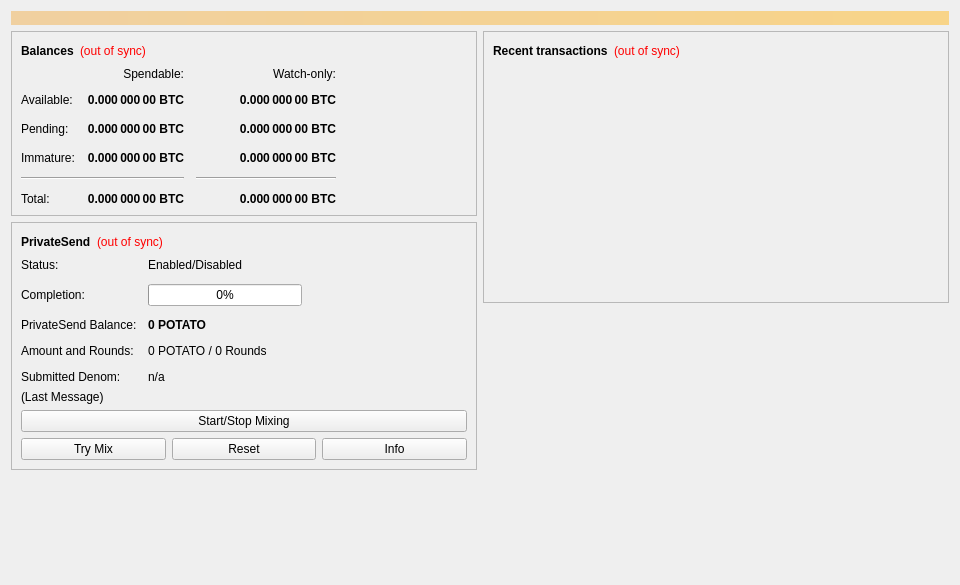
<?xml version="1.0" encoding="UTF-8"?>
<ui version="4.0">
 <class>OverviewPage</class>
 <widget class="QWidget" name="OverviewPage">
  <property name="geometry">
   <rect>
    <x>0</x>
    <y>0</y>
    <width>960</width>
    <height>585</height>
   </rect>
  </property>
  <property name="minimumSize">
   <size>
    <width>960</width>
    <height>0</height>
   </size>
  </property>
  <property name="windowTitle">
   <string>Form</string>
  </property>
  <layout class="QVBoxLayout" name="topLayout">
   <item>
    <widget class="QLabel" name="labelAlerts">
     <property name="visible">
      <bool>false</bool>
     </property>
     <property name="styleSheet">
      <string notr="true">background-color: qlineargradient(x1: 0, y1: 0, x2: 1, y2: 0, stop:0 #F0D0A0, stop:1 #F8D488); color:#000000;</string>
     </property>
     <property name="wordWrap">
      <bool>true</bool>
     </property>
     <property name="margin">
      <number>3</number>
     </property>
    </widget>
   </item>
   <item>
    <layout class="QHBoxLayout" name="horizontalLayout" stretch="1,1">
     <item>
      <layout class="QVBoxLayout" name="verticalLayout_2">
       <item>
        <widget class="QFrame" name="frame">
         <property name="frameShape">
          <enum>QFrame::StyledPanel</enum>
         </property>
         <property name="frameShadow">
          <enum>QFrame::Raised</enum>
         </property>
         <layout class="QVBoxLayout" name="verticalLayout_4">
          <item>
           <layout class="QHBoxLayout" name="horizontalLayout_4">
            <item>
             <widget class="QLabel" name="label_5">
              <property name="font">
               <font>
                <weight>75</weight>
                <bold>true</bold>
               </font>
              </property>
              <property name="text">
               <string>Balances</string>
              </property>
             </widget>
            </item>
            <item>
             <widget class="QLabel" name="labelWalletStatus">
              <property name="toolTip">
               <string>The displayed information may be out of date. Your wallet automatically synchronizes with the Potato network after a connection is established, but this process has not completed yet.</string>
              </property>
              <property name="styleSheet">
               <string notr="true">QLabel { color: red; }</string>
              </property>
              <property name="text">
               <string notr="true">(out of sync)</string>
              </property>
              <property name="alignment">
               <set>Qt::AlignLeading|Qt::AlignLeft|Qt::AlignVCenter</set>
              </property>
             </widget>
            </item>
            <item>
             <spacer name="horizontalSpacer_3">
              <property name="orientation">
               <enum>Qt::Horizontal</enum>
              </property>
              <property name="sizeHint" stdset="0">
               <size>
                <width>40</width>
                <height>20</height>
               </size>
              </property>
             </spacer>
            </item>
           </layout>
          </item>
          <item>
           <layout class="QGridLayout" name="gridLayout">
            <property name="spacing">
             <number>12</number>
            </property>
            <item row="2" column="2">
             <widget class="QLabel" name="labelWatchPending">
              <property name="font">
               <font>
                <weight>75</weight>
                <bold>true</bold>
               </font>
              </property>
              <property name="cursor">
               <cursorShape>IBeamCursor</cursorShape>
              </property>
              <property name="toolTip">
               <string>Unconfirmed transactions to watch-only addresses</string>
              </property>
              <property name="text">
               <string notr="true">0.000 000 00 BTC</string>
              </property>
              <property name="alignment">
               <set>Qt::AlignRight|Qt::AlignTrailing|Qt::AlignVCenter</set>
              </property>
              <property name="textInteractionFlags">
               <set>Qt::LinksAccessibleByMouse|Qt::TextSelectableByKeyboard|Qt::TextSelectableByMouse</set>
              </property>
             </widget>
            </item>
            <item row="2" column="1">
             <widget class="QLabel" name="labelUnconfirmed">
              <property name="font">
               <font>
                <weight>75</weight>
                <bold>true</bold>
               </font>
              </property>
              <property name="cursor">
               <cursorShape>IBeamCursor</cursorShape>
              </property>
              <property name="toolTip">
               <string>Total of transactions that have yet to be confirmed, and do not yet count toward the spendable balance</string>
              </property>
              <property name="text">
               <string notr="true">0.000 000 00 BTC</string>
              </property>
              <property name="alignment">
               <set>Qt::AlignRight|Qt::AlignTrailing|Qt::AlignVCenter</set>
              </property>
              <property name="textInteractionFlags">
               <set>Qt::LinksAccessibleByMouse|Qt::TextSelectableByKeyboard|Qt::TextSelectableByMouse</set>
              </property>
             </widget>
            </item>
            <item row="3" column="2">
             <widget class="QLabel" name="labelWatchImmature">
              <property name="font">
               <font>
                <weight>75</weight>
                <bold>true</bold>
               </font>
              </property>
              <property name="cursor">
               <cursorShape>IBeamCursor</cursorShape>
              </property>
              <property name="toolTip">
               <string>Mined balance in watch-only addresses that has not yet matured</string>
              </property>
              <property name="text">
               <string notr="true">0.000 000 00 BTC</string>
              </property>
              <property name="alignment">
               <set>Qt::AlignRight|Qt::AlignTrailing|Qt::AlignVCenter</set>
              </property>
              <property name="textInteractionFlags">
               <set>Qt::LinksAccessibleByMouse|Qt::TextSelectableByKeyboard|Qt::TextSelectableByMouse</set>
              </property>
             </widget>
            </item>
            <item row="4" column="0" colspan="2">
             <widget class="Line" name="lineSpendableBalance">
              <property name="orientation">
               <enum>Qt::Horizontal</enum>
              </property>
             </widget>
            </item>
            <item row="4" column="2">
             <widget class="Line" name="lineWatchBalance">
              <property name="sizePolicy">
               <sizepolicy hsizetype="Preferred" vsizetype="Fixed">
                <horstretch>0</horstretch>
                <verstretch>0</verstretch>
               </sizepolicy>
              </property>
              <property name="minimumSize">
               <size>
                <width>140</width>
                <height>0</height>
               </size>
              </property>
              <property name="orientation">
               <enum>Qt::Horizontal</enum>
              </property>
             </widget>
            </item>
            <item row="5" column="0">
             <widget class="QLabel" name="labelTotalText">
              <property name="text">
               <string>Total:</string>
              </property>
             </widget>
            </item>
            <item row="3" column="1">
             <widget class="QLabel" name="labelImmature">
              <property name="font">
               <font>
                <weight>75</weight>
                <bold>true</bold>
               </font>
              </property>
              <property name="cursor">
               <cursorShape>IBeamCursor</cursorShape>
              </property>
              <property name="toolTip">
               <string>Mined balance that has not yet matured</string>
              </property>
              <property name="text">
               <string notr="true">0.000 000 00 BTC</string>
              </property>
              <property name="alignment">
               <set>Qt::AlignRight|Qt::AlignTrailing|Qt::AlignVCenter</set>
              </property>
              <property name="textInteractionFlags">
               <set>Qt::LinksAccessibleByMouse|Qt::TextSelectableByKeyboard|Qt::TextSelectableByMouse</set>
              </property>
             </widget>
            </item>
            <item row="2" column="3">
             <spacer name="horizontalSpacer_2">
              <property name="orientation">
               <enum>Qt::Horizontal</enum>
              </property>
              <property name="sizeHint" stdset="0">
               <size>
                <width>40</width>
                <height>20</height>
               </size>
              </property>
             </spacer>
            </item>
            <item row="3" column="0">
             <widget class="QLabel" name="labelImmatureText">
              <property name="text">
               <string>Immature:</string>
              </property>
             </widget>
            </item>
            <item row="5" column="1">
             <widget class="QLabel" name="labelTotal">
              <property name="font">
               <font>
                <weight>75</weight>
                <bold>true</bold>
               </font>
              </property>
              <property name="cursor">
               <cursorShape>IBeamCursor</cursorShape>
              </property>
              <property name="toolTip">
               <string>Your current total balance</string>
              </property>
              <property name="text">
               <string notr="true">0.000 000 00 BTC</string>
              </property>
              <property name="alignment">
               <set>Qt::AlignRight|Qt::AlignTrailing|Qt::AlignVCenter</set>
              </property>
              <property name="textInteractionFlags">
               <set>Qt::LinksAccessibleByMouse|Qt::TextSelectableByKeyboard|Qt::TextSelectableByMouse</set>
              </property>
             </widget>
            </item>
            <item row="5" column="2">
             <widget class="QLabel" name="labelWatchTotal">
              <property name="font">
               <font>
                <weight>75</weight>
                <bold>true</bold>
               </font>
              </property>
              <property name="cursor">
               <cursorShape>IBeamCursor</cursorShape>
              </property>
              <property name="toolTip">
               <string>Current total balance in watch-only addresses</string>
              </property>
              <property name="text">
               <string notr="true">0.000 000 00 BTC</string>
              </property>
              <property name="alignment">
               <set>Qt::AlignRight|Qt::AlignTrailing|Qt::AlignVCenter</set>
              </property>
              <property name="textInteractionFlags">
               <set>Qt::LinksAccessibleByMouse|Qt::TextSelectableByKeyboard|Qt::TextSelectableByMouse</set>
              </property>
             </widget>
            </item>
            <item row="0" column="2">
             <widget class="QLabel" name="labelWatchonly">
              <property name="text">
               <string>Watch-only:</string>
              </property>
              <property name="alignment">
               <set>Qt::AlignRight|Qt::AlignTrailing|Qt::AlignVCenter</set>
              </property>
             </widget>
            </item>
            <item row="1" column="0">
             <widget class="QLabel" name="labelBalanceText">
              <property name="text">
               <string>Available:</string>
              </property>
             </widget>
            </item>
            <item row="1" column="1">
             <widget class="QLabel" name="labelBalance">
              <property name="font">
               <font>
                <weight>75</weight>
                <bold>true</bold>
               </font>
              </property>
              <property name="cursor">
               <cursorShape>IBeamCursor</cursorShape>
              </property>
              <property name="toolTip">
               <string>Your current spendable balance</string>
              </property>
              <property name="text">
               <string notr="true">0.000 000 00 BTC</string>
              </property>
              <property name="alignment">
               <set>Qt::AlignRight|Qt::AlignTrailing|Qt::AlignVCenter</set>
              </property>
              <property name="textInteractionFlags">
               <set>Qt::LinksAccessibleByMouse|Qt::TextSelectableByKeyboard|Qt::TextSelectableByMouse</set>
              </property>
             </widget>
            </item>
            <item row="1" column="2">
             <widget class="QLabel" name="labelWatchAvailable">
              <property name="font">
               <font>
                <weight>75</weight>
                <bold>true</bold>
               </font>
              </property>
              <property name="cursor">
               <cursorShape>IBeamCursor</cursorShape>
              </property>
              <property name="toolTip">
               <string>Your current balance in watch-only addresses</string>
              </property>
              <property name="text">
               <string notr="true">0.000 000 00 BTC</string>
              </property>
              <property name="alignment">
               <set>Qt::AlignRight|Qt::AlignTrailing|Qt::AlignVCenter</set>
              </property>
              <property name="textInteractionFlags">
               <set>Qt::LinksAccessibleByMouse|Qt::TextSelectableByKeyboard|Qt::TextSelectableByMouse</set>
              </property>
             </widget>
            </item>
            <item row="2" column="0">
             <widget class="QLabel" name="labelPendingText">
              <property name="text">
               <string>Pending:</string>
              </property>
             </widget>
            </item>
            <item row="0" column="1">
             <widget class="QLabel" name="labelSpendable">
              <property name="text">
               <string>Spendable:</string>
              </property>
              <property name="alignment">
               <set>Qt::AlignRight|Qt::AlignTrailing|Qt::AlignVCenter</set>
              </property>
             </widget>
            </item>
           </layout>
          </item>
         </layout>
        </widget>
       </item>
       <item>
        <widget class="QFrame" name="framePrivateSend">
         <property name="layoutDirection">
          <enum>Qt::LeftToRight</enum>
         </property>
         <property name="frameShape">
          <enum>QFrame::StyledPanel</enum>
         </property>
         <property name="frameShadow">
          <enum>QFrame::Raised</enum>
         </property>
         <layout class="QVBoxLayout" name="VerticalLayout_PS1">
          <item>
           <layout class="QHBoxLayout" name="horizontalLayout_5">
            <item>
             <widget class="QLabel" name="labelPrivateSendHeader">
              <property name="font">
               <font>
                <weight>75</weight>
                <bold>true</bold>
               </font>
              </property>
              <property name="text">
               <string>PrivateSend</string>
              </property>
             </widget>
            </item>
            <item>
             <widget class="QLabel" name="labelPrivateSendSyncStatus">
              <property name="toolTip">
               <string>The displayed information may be out of date. Your wallet automatically synchronizes with the Potato network after a connection is established, but this process has not completed yet.</string>
              </property>
              <property name="styleSheet">
               <string notr="true">QLabel { color: red; }</string>
              </property>
              <property name="text">
               <string notr="true">(out of sync)</string>
              </property>
              <property name="alignment">
               <set>Qt::AlignLeading|Qt::AlignLeft|Qt::AlignVCenter</set>
              </property>
             </widget>
            </item>
            <item>
             <spacer name="horizontalSpacer_4">
              <property name="orientation">
               <enum>Qt::Horizontal</enum>
              </property>
              <property name="sizeHint" stdset="0">
               <size>
                <width>40</width>
                <height>20</height>
               </size>
              </property>
             </spacer>
            </item>
           </layout>
          </item>
          <item>
           <layout class="QFormLayout" name="privateSendFormLayout">
            <property name="fieldGrowthPolicy">
             <enum>QFormLayout::AllNonFixedFieldsGrow</enum>
            </property>
            <property name="horizontalSpacing">
             <number>11</number>
            </property>
            <property name="verticalSpacing">
             <number>12</number>
            </property>
            <item row="0" column="0">
             <widget class="QLabel" name="labelPrivateSendEnabledText">
              <property name="text">
               <string>Status:</string>
              </property>
             </widget>
            </item>
            <item row="0" column="1">
             <widget class="QLabel" name="labelPrivateSendEnabled">
              <property name="text">
               <string>Enabled/Disabled</string>
              </property>
             </widget>
            </item>
            <item row="1" column="0">
             <widget class="QLabel" name="labelCompletitionText">
              <property name="text">
               <string>Completion:</string>
              </property>
             </widget>
            </item>
            <item row="1" column="1">
             <widget class="QProgressBar" name="privateSendProgress">
              <property name="maximumSize">
               <size>
                <width>154</width>
                <height>16777215</height>
               </size>
              </property>
              <property name="value">
               <number>0</number>
              </property>
             </widget>
            </item>
            <item row="2" column="0">
             <widget class="QLabel" name="labelAnonymizedText">
              <property name="text">
               <string>PrivateSend Balance:</string>
              </property>
             </widget>
            </item>
            <item row="2" column="1">
             <widget class="QLabel" name="labelAnonymized">
              <property name="font">
               <font>
                <weight>75</weight>
                <bold>true</bold>
               </font>
              </property>
              <property name="text">
               <string notr="true">0 POTATO</string>
              </property>
             </widget>
            </item>
            <item row="3" column="0">
             <widget class="QLabel" name="labelAmountAndRoundsText">
              <property name="text">
               <string>Amount and Rounds:</string>
              </property>
             </widget>
            </item>
            <item row="3" column="1">
             <widget class="QLabel" name="labelAmountRounds">
              <property name="text">
               <string>0 POTATO / 0 Rounds</string>
              </property>
             </widget>
            </item>
            <item row="4" column="0">
             <widget class="QLabel" name="labelSubmittedDenomText">
              <property name="text">
               <string>Submitted Denom:</string>
              </property>
             </widget>
            </item>
            <item row="4" column="1">
             <widget class="QLabel" name="labelSubmittedDenom">
              <property name="toolTip">
               <string>The denominations you submitted to the Masternode.&lt;br&gt;To mix, other users must submit the exact same denominations.</string>
              </property>
              <property name="text">
               <string>n/a</string>
              </property>
             </widget>
            </item>
           </layout>
          </item>
          <item>
           <layout class="QVBoxLayout" name="VerticalLayout_PS">
            <item>
             <widget class="QLabel" name="labelPrivateSendLastMessage">
              <property name="text">
               <string>(Last Message)</string>
              </property>
              <property name="alignment">
               <set>Qt::AlignLeading|Qt::AlignLeft|Qt::AlignTop</set>
              </property>
              <property name="wordWrap">
               <bool>true</bool>
              </property>
             </widget>
            </item>
            <item>
             <widget class="QPushButton" name="togglePrivateSend">
              <property name="sizePolicy">
               <sizepolicy hsizetype="MinimumExpanding" vsizetype="Fixed">
                <horstretch>0</horstretch>
                <verstretch>0</verstretch>
               </sizepolicy>
              </property>
              <property name="text">
               <string>Start/Stop Mixing</string>
              </property>
             </widget>
            </item>
            <item>
             <layout class="QHBoxLayout" name="horizontalLayout_debugbuttons">
              <item>
               <widget class="QPushButton" name="privateSendAuto">
                <property name="sizePolicy">
                 <sizepolicy hsizetype="MinimumExpanding" vsizetype="Fixed">
                  <horstretch>0</horstretch>
                  <verstretch>0</verstretch>
                 </sizepolicy>
                </property>
                <property name="toolTip">
                 <string>Try to manually submit a PrivateSend request.</string>
                </property>
                <property name="text">
                 <string>Try Mix</string>
                </property>
               </widget>
              </item>
              <item>
               <widget class="QPushButton" name="privateSendReset">
                <property name="sizePolicy">
                 <sizepolicy hsizetype="MinimumExpanding" vsizetype="Fixed">
                  <horstretch>0</horstretch>
                  <verstretch>0</verstretch>
                 </sizepolicy>
                </property>
                <property name="toolTip">
                 <string>Reset the current status of PrivateSend (can interrupt PrivateSend if it's in the process of Mixing, which can cost you money!)</string>
                </property>
                <property name="autoFillBackground">
                 <bool>false</bool>
                </property>
                <property name="text">
                 <string>Reset</string>
                </property>
               </widget>
              </item>
              <item>
               <widget class="QPushButton" name="privateSendInfo">
                <property name="sizePolicy">
                 <sizepolicy hsizetype="MinimumExpanding" vsizetype="Fixed">
                  <horstretch>0</horstretch>
                  <verstretch>0</verstretch>
                 </sizepolicy>
                </property>
                <property name="toolTip">
                 <string>Information about PrivateSend and Mixing</string>
                </property>
                <property name="text">
                 <string>Info</string>
                </property>
               </widget>
              </item>
             </layout>
            </item>
           </layout>
          </item>
         </layout>
        </widget>
       </item>
       <item>
        <spacer name="verticalSpacer">
         <property name="orientation">
          <enum>Qt::Vertical</enum>
         </property>
         <property name="sizeHint" stdset="0">
          <size>
           <width>20</width>
           <height>40</height>
          </size>
         </property>
        </spacer>
       </item>
      </layout>
     </item>
     <item>
      <layout class="QVBoxLayout" name="verticalLayout_3">
       <item>
        <widget class="QFrame" name="frame_2">
         <property name="frameShape">
          <enum>QFrame::StyledPanel</enum>
         </property>
         <property name="frameShadow">
          <enum>QFrame::Raised</enum>
         </property>
         <layout class="QVBoxLayout" name="verticalLayout">
          <item>
           <layout class="QHBoxLayout" name="horizontalLayout_2">
            <item>
             <widget class="QLabel" name="label_4">
              <property name="font">
               <font>
                <weight>75</weight>
                <bold>true</bold>
               </font>
              </property>
              <property name="text">
               <string>Recent transactions</string>
              </property>
             </widget>
            </item>
            <item>
             <widget class="QLabel" name="labelTransactionsStatus">
              <property name="toolTip">
               <string>The displayed information may be out of date. Your wallet automatically synchronizes with the Potato network after a connection is established, but this process has not completed yet.</string>
              </property>
              <property name="styleSheet">
               <string notr="true">QLabel { color: red; }</string>
              </property>
              <property name="text">
               <string notr="true">(out of sync)</string>
              </property>
              <property name="alignment">
               <set>Qt::AlignLeading|Qt::AlignLeft|Qt::AlignVCenter</set>
              </property>
             </widget>
            </item>
            <item>
             <spacer name="horizontalSpacer">
              <property name="orientation">
               <enum>Qt::Horizontal</enum>
              </property>
              <property name="sizeHint" stdset="0">
               <size>
                <width>40</width>
                <height>20</height>
               </size>
              </property>
             </spacer>
            </item>
           </layout>
          </item>
          <item>
           <widget class="QListView" name="listTransactions">
            <property name="styleSheet">
             <string notr="true">QListView { background: transparent; }</string>
            </property>
            <property name="frameShape">
             <enum>QFrame::NoFrame</enum>
            </property>
            <property name="verticalScrollBarPolicy">
             <enum>Qt::ScrollBarAlwaysOff</enum>
            </property>
            <property name="horizontalScrollBarPolicy">
             <enum>Qt::ScrollBarAlwaysOff</enum>
            </property>
            <property name="selectionMode">
             <enum>QAbstractItemView::NoSelection</enum>
            </property>
           </widget>
          </item>
         </layout>
        </widget>
       </item>
       <item>
        <spacer name="verticalSpacer_2">
         <property name="orientation">
          <enum>Qt::Vertical</enum>
         </property>
         <property name="sizeHint" stdset="0">
          <size>
           <width>20</width>
           <height>40</height>
          </size>
         </property>
        </spacer>
       </item>
      </layout>
     </item>
    </layout>
   </item>
  </layout>
 </widget>
 <resources/>
 <connections/>
</ui>
